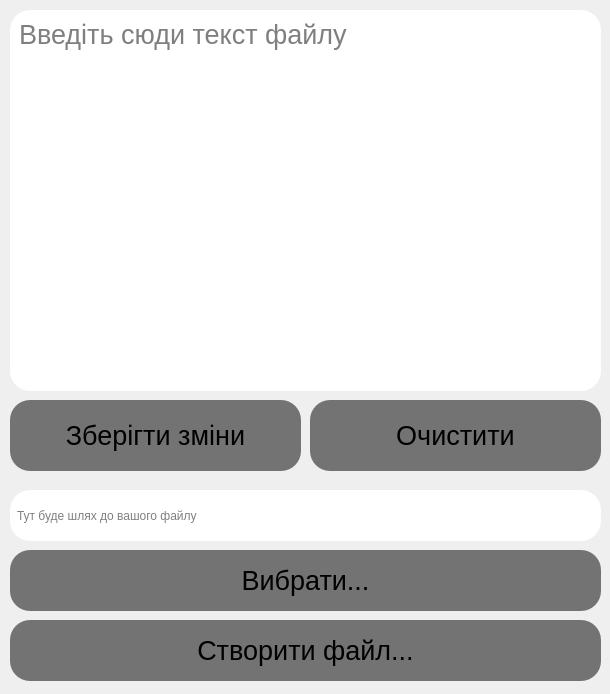
<?xml version="1.0" encoding="UTF-8"?>
<ui version="4.0">
 <class>MainWindow</class>
 <widget class="QMainWindow" name="MainWindow">
  <property name="geometry">
   <rect>
    <x>0</x>
    <y>0</y>
    <width>610</width>
    <height>694</height>
   </rect>
  </property>
  <property name="windowTitle">
   <string>TextEditor</string>
  </property>
  <widget class="QWidget" name="centralwidget">
   <widget class="QTextEdit" name="text_editor">
    <property name="geometry">
     <rect>
      <x>10</x>
      <y>10</y>
      <width>591</width>
      <height>381</height>
     </rect>
    </property>
    <property name="font">
     <font>
      <pointsize>20</pointsize>
     </font>
    </property>
    <property name="styleSheet">
     <string notr="true">background: white;
color: black;
border-radius: 20px;
padding-left: 5px;
padding-top: 5px;</string>
    </property>
    <property name="placeholderText">
     <string>Введіть сюди текст файлу</string>
    </property>
   </widget>
   <widget class="QPushButton" name="save_changes">
    <property name="geometry">
     <rect>
      <x>10</x>
      <y>400</y>
      <width>291</width>
      <height>71</height>
     </rect>
    </property>
    <property name="font">
     <font>
      <pointsize>20</pointsize>
     </font>
    </property>
    <property name="cursor">
     <cursorShape>PointingHandCursor</cursorShape>
    </property>
    <property name="styleSheet">
     <string notr="true">QPushButton {
	background: #737373;
	color: black;
	border-radius: 20px;
}

QPushButton:hover {
	background: #525252;
}</string>
    </property>
    <property name="text">
     <string>Зберігти зміни</string>
    </property>
   </widget>
   <widget class="QPushButton" name="clear">
    <property name="geometry">
     <rect>
      <x>310</x>
      <y>400</y>
      <width>291</width>
      <height>71</height>
     </rect>
    </property>
    <property name="font">
     <font>
      <pointsize>20</pointsize>
     </font>
    </property>
    <property name="cursor">
     <cursorShape>PointingHandCursor</cursorShape>
    </property>
    <property name="styleSheet">
     <string notr="true">QPushButton {
	background: #737373;
	color: black;
	border-radius: 20px;
}

QPushButton:hover {
	background: #525252;
}</string>
    </property>
    <property name="text">
     <string>Очистити</string>
    </property>
   </widget>
   <widget class="QLineEdit" name="path">
    <property name="enabled">
     <bool>false</bool>
    </property>
    <property name="geometry">
     <rect>
      <x>10</x>
      <y>490</y>
      <width>591</width>
      <height>51</height>
     </rect>
    </property>
    <property name="cursor">
     <cursorShape>ArrowCursor</cursorShape>
    </property>
    <property name="styleSheet">
     <string notr="true">border-radius: 20px;
background: white;
padding-left: 5px;
color: black;</string>
    </property>
    <property name="placeholderText">
     <string>Тут буде шлях до вашого файлу</string>
    </property>
   </widget>
   <widget class="QPushButton" name="chose_path">
    <property name="geometry">
     <rect>
      <x>10</x>
      <y>550</y>
      <width>591</width>
      <height>61</height>
     </rect>
    </property>
    <property name="font">
     <font>
      <pointsize>20</pointsize>
     </font>
    </property>
    <property name="cursor">
     <cursorShape>PointingHandCursor</cursorShape>
    </property>
    <property name="styleSheet">
     <string notr="true">QPushButton {
	background: #737373;
	color: black;
	border-radius: 20px;
}

QPushButton:hover {
	background: #525252;
}</string>
    </property>
    <property name="text">
     <string>Вибрати...</string>
    </property>
   </widget>
   <widget class="QPushButton" name="create_file">
    <property name="geometry">
     <rect>
      <x>10</x>
      <y>620</y>
      <width>591</width>
      <height>61</height>
     </rect>
    </property>
    <property name="font">
     <font>
      <pointsize>20</pointsize>
     </font>
    </property>
    <property name="cursor">
     <cursorShape>PointingHandCursor</cursorShape>
    </property>
    <property name="styleSheet">
     <string notr="true">QPushButton {
	background: #737373;
	color: black;
	border-radius: 20px;
}

QPushButton:hover {
	background: #525252;
}</string>
    </property>
    <property name="text">
     <string>Створити файл...</string>
    </property>
   </widget>
  </widget>
 </widget>
 <resources/>
 <connections/>
</ui>
